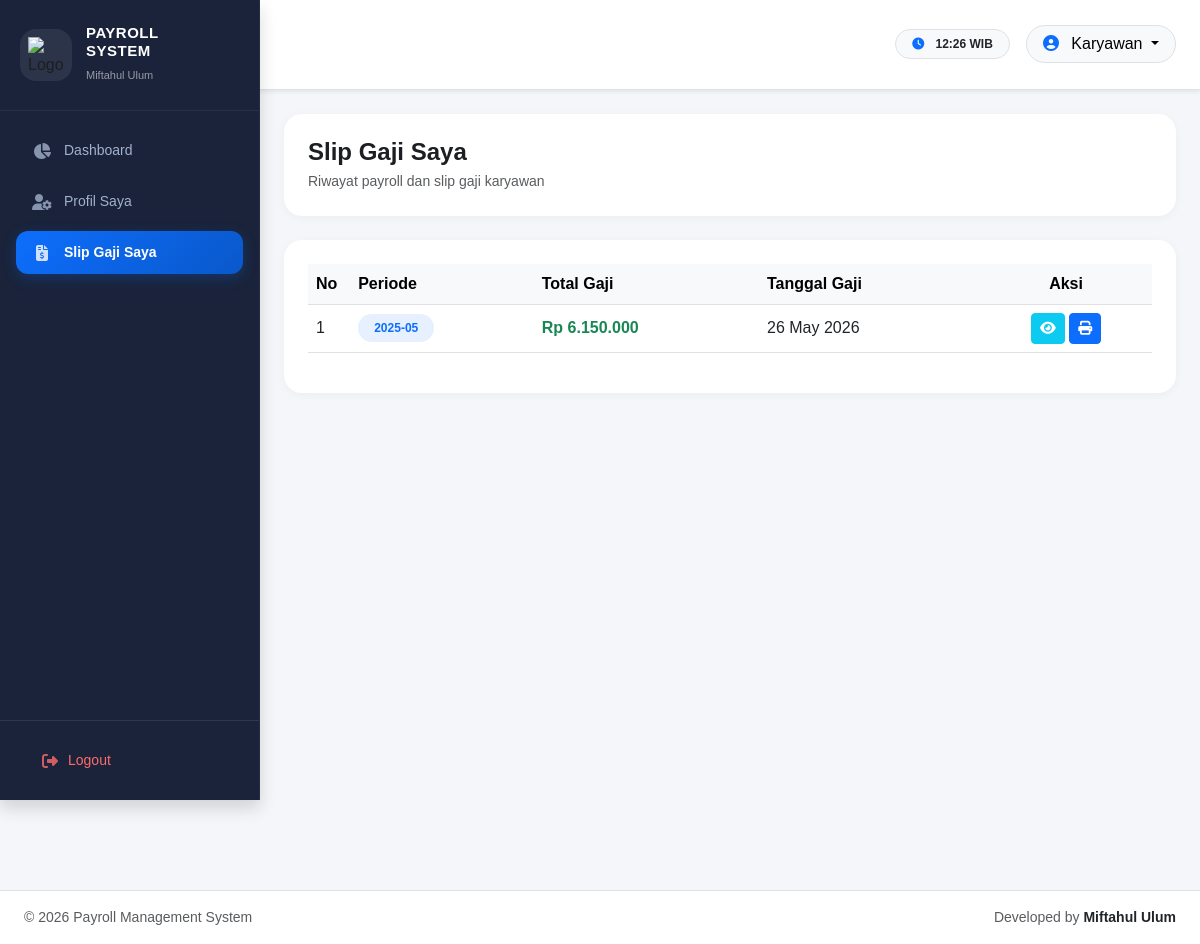
/index.php?page=slip_gaji (signed in), run on the app's committed database.
### tables this page shows
CREATE TABLE transaksi_gaji (
id_gaji INT AUTO_INCREMENT PRIMARY KEY,

id_karyawan INT NOT NULL,

periode VARCHAR(20) NOT NULL,

gaji_pokok BIGINT NOT NULL DEFAULT 0,
tunjangan_jabatan BIGINT NOT NULL DEFAULT 0,
tunjangan_golongan BIGINT NOT NULL DEFAULT 0,

bonus BIGINT NOT NULL DEFAULT 0,
potongan BIGINT NOT NULL DEFAULT 0,

total_gaji BIGINT NOT NULL DEFAULT 0,

tanggal_gaji DATETIME NOT NULL,

created_at TIMESTAMP DEFAULT CURRENT_TIMESTAMP,

CONSTRAINT fk_gaji_karyawan
FOREIGN KEY (id_karyawan)
REFERENCES karyawan(id_karyawan)
ON DELETE CASCADE
);

### pages/slip_gaji/index.php (the view)
<?php
$idKaryawan = $_SESSION['id_karyawan'];
?>
<div class="card-dashboard p-4 mb-4">
    <div class="d-flex justify-content-between align-items-center flex-wrap gap-3">
        <div>
            <h4 class="fw-bold mb-1">
                Slip Gaji Saya
            </h4>
            <p class="text-muted small mb-0">
                Riwayat payroll dan slip gaji karyawan
            </p>
        </div>
    </div>
</div>
<div class="card-dashboard p-4">
    <div class="table-responsive">
        <table class="table table-hover align-middle datatable">
            <thead class="table-light">
                <tr>
                    <th width="5%">
                        No
                    </th>
                    <th>
                        Periode
                    </th>
                    <th>
                        Total Gaji
                    </th>
                    <th>
                        Tanggal Gaji
                    </th>
                    <th class="text-center no-sort">
                        Aksi
                    </th>
                </tr>
            </thead>
            <tbody>
                <?php
                $no = 1;
                $sql = mysqli_query(
                    $koneksi,
                    "SELECT *
                     FROM transaksi_gaji
                     WHERE
                        id_karyawan='$idKaryawan'
                     ORDER BY
                        id_gaji DESC"
                );
                while ($row = mysqli_fetch_assoc($sql)) {
                ?>
                <tr>
                    <td>
                        <?= $no++ ?>
                    </td>
                    <td>
                        <span class="badge bg-primary bg-opacity-10 text-primary px-3 py-2 rounded-pill">
                            <?= $row['periode'] ?>
                        </span>
                    </td>
                    <td class="fw-bold text-success">
                        Rp
                        <?= number_format($row['total_gaji'], 0, ',', '.') ?>
                    </td>
                    <td>
                        <?= date('d M Y', strtotime($row['tanggal_gaji'])) ?>
                    </td>
                    <td class="text-center">
                        <a href="index.php?page=detail_slip&id=<?= $row['id_gaji'] ?>"
                            class="btn btn-info btn-sm text-white">
                            <i class="fa-solid fa-eye"></i>
                        </a>
                        <a href="pages/slip_gaji_print.php?id=<?= $row['id_gaji'] ?>" target="_blank"
                            class="btn btn-primary btn-sm">
                            <i class="fa-solid fa-print"></i>
                        </a>
                    </td>
                </tr>
                <?php } ?>
            </tbody>
        </table>
    </div>
</div>

### assets/css/style.css (style rules this page uses)
:root { --primary: #3e7ccb; --primary-hover: #3469ad; --bg-light: #f5f7fb; }
body { background-color: var(--bg-light); color: #1c1e21; overflow-x: hidden; font-family: "Plus Jakarta Sans", sans-serif; }
* { scrollbar-width: thin; scrollbar-color: #ccc #f1f1f1; }
body { background: #f4f6f9; }
.card-dashboard { background: white; border-radius: 24px; box-shadow: 0 2px 10px rgba(0, 0, 0, 0.04); }

### assets/css/dashboard.css (style rules this page uses)
.card-dashboard { border: none; border-radius: 18px; overflow: hidden; transition: transform 0.25s ease, box-shadow 0.25s ease; background: #fff; }

### data on the page
transaksi_gaji: periode "2025-05", total_gaji "6.150.000", tanggal_gaji "26 May 2026"

### other printed values
$_SESSION['role'] "Karyawan"
